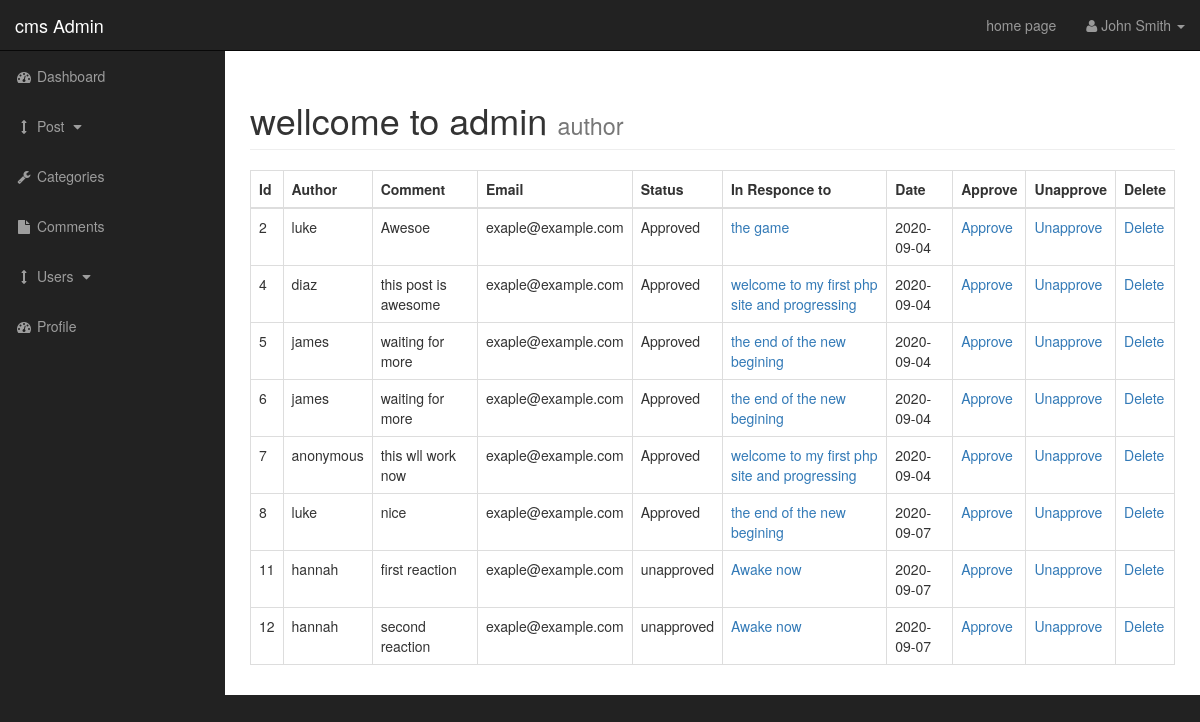
/admin/comment.php (signed in), run on the app's committed database.
### tables this page shows
CREATE TABLE `comment` (
  `comment_id` int(3) NOT NULL,
  `comment_post_id` int(3) NOT NULL,
  `comment_author` varchar(255) NOT NULL,
  `comment_email` varchar(255) NOT NULL,
  `comment_content` text NOT NULL,
  `comment_status` varchar(255) NOT NULL,
  `comment_date` date NOT NULL
);

CREATE TABLE `posts` (
  `post_id` int(3) NOT NULL,
  `post_category_id` int(3) NOT NULL,
  `post_title` varchar(255) NOT NULL,
  `post_author` varchar(255) NOT NULL,
  `post_date` date NOT NULL,
  `post_image` text NOT NULL,
  `post_content` text NOT NULL,
  `post_tags` varchar(255) NOT NULL,
  `post_comment_count` int(11) NOT NULL,
  `post_status` varchar(255) NOT NULL DEFAULT 'draft'
);

### admin/includes/view_all_comment.php (the view, shortened to what this page needs)
            <table class="table table-bordered table-hover">
                <thead>
                    <tr>
                        <th>Id</th>
                        <th>Author</th>
                        <th>Comment</th>
                        <th>Email</th>
                        <th>Status</th>
                        <th>In Responce to</th>
                        <th>Date</th>
                        <th>Approve</th>
                        <th>Unapprove</th>
                         <th>Delete</th>
                    </tr>
                </thead>
                 <tbody>
                    <?php
 $query = 'SELECT * FROM Comment ';
 $select_comment = mysqli_query($connection, $query);
 while ($row = mysqli_fetch_assoc($select_comment)){
$comment_id = $row['comment_id'];
$comment_post_id = $row['comment_post_id'];
$comment_author = $row['comment_author'];
$comment_email = $row['comment_email'];
$comment_content = $row['comment_content'];
$comment_status = $row['comment_status'];
$comment_date = $row['comment_date'];
echo "<tr>";
echo"<td>$comment_id</td>";
echo"<td>$comment_author</td>";
echo"<td>$comment_content</td>";
echo"<td>$comment_email</td>";
echo"<td>$comment_status</td>";
$query ="SELECT * FROM posts WHERE post_id=$comment_post_id";
$select_post_id_query = mysqli_query($connection, $query);
while ($row = mysqli_fetch_assoc($select_post_id_query)) {
    $post_id=$row['post_id'];
    $post_title = $row['post_title'];
    echo"<td><a href='../post.php?p_id=$post_id' >$post_title</a></td>";
}
echo"<td>$comment_date</td>";
echo"<td><a href='comment.php?approve=$comment_id'>Approve</a></td>";
echo"<td><a href='comment.php?Unapprove=$comment_id'>Unapprove</a></td>";
echo"<td><a href='comment.php?delete=$comment_id;'>Delete</a></td>";
echo"</tr>";
}
                    ?>
                </tbody>
            </table>

### admin/css/sb-admin.css (style rules this page uses)
body { margin-top: 100px; background-color: #222; }
@media (min-width:768px) { body { margin-top: 50px; } }

### data on the page
comment: comment_id "2", comment_author "luke", comment_content "Awesoe", comment_email "exaple@example.com", comment_status "Approved", comment_date "2020-09-04"
posts: post_title "the game"
comment: comment_id "4", comment_author "diaz", comment_content "this post is awesome", comment_email "exaple@example.com", comment_status "Approved", comment_date "2020-09-04"
posts: post_title "welcome to my first php site and progressing"
comment: comment_id "5", comment_author "james", comment_content "waiting for more", comment_email "exaple@example.com", comment_status "Approved", comment_date "2020-09-04"
posts: post_title "the end of the new begining"
comment: comment_id "6", comment_author "james", comment_content "waiting for more", comment_email "exaple@example.com", comment_status "Approved", comment_date "2020-09-04"
comment: comment_id "7", comment_author "anonymous", comment_content "this wll work now", comment_email "exaple@example.com", comment_status "Approved", comment_date "2020-09-04"
comment: comment_id "8", comment_author "luke", comment_content "nice", comment_email "exaple@example.com", comment_status "Approved", comment_date "2020-09-07"
comment: comment_id "11", comment_author "hannah", comment_content "first reaction", comment_email "exaple@example.com", comment_status "unapproved", comment_date "2020-09-07"
posts: post_title "Awake now"
comment: comment_id "12", comment_author "hannah", comment_content "second reaction", comment_email "exaple@example.com", comment_status "unapproved", comment_date "2020-09-07"
